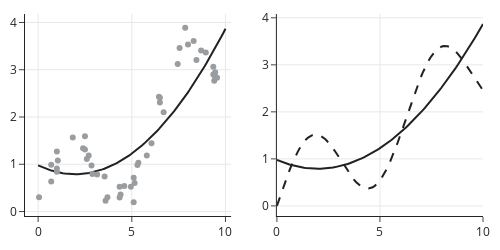

Source (notebook cell):
### Markdown cell above
Again, we know the true model is not quadratic (because we built it). Let's plot the data and the fitted curve:

### Code cell
poly_features_x_full = poly.fit_transform(x_full.reshape(-1, 1))
ys_fit_full = model_deg2.predict(poly_features_x_full).flatten()

fig = make_subplots(rows=1, cols=2)

fig.add_trace(
    go.Scatter(x=x_full, y=ys_fit_full, line_color=charcoal), row=1, col=1
)

fig.add_trace(
    go.Scatter(x=xs, y=ys, mode="markers", line_color=pewter), row=1, col=1
)

fig.add_trace(
    go.Scatter(x=x_full, y=ys_fit_full, line_color=charcoal), row=1, col=2
)

fig.add_trace(
    go.Scatter(x=x_full, y=y_true, line_dash="dash", line_color=charcoal),
    row=1,
    col=2,
)


fig.update_layout(height=250, width=500, showlegend=False)
fig.show()
